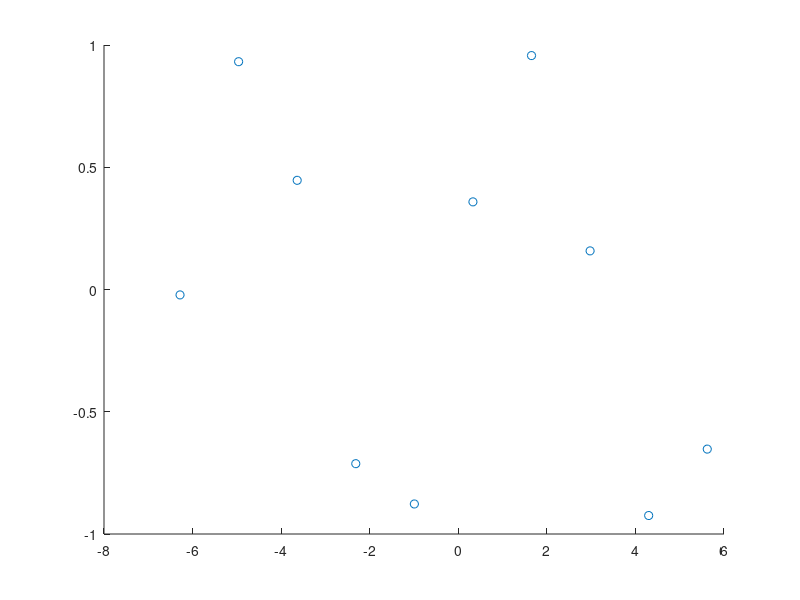

Write the MATLAB code that produced this figure. (Note: this script raises an error after producing the figure.)
X1 = [-6.28318531 -4.96040945 -3.6376336   -2.31485774 -0.99208189  0.33069396   1.65346982   2.97624567  4.29902153   5.62179738];
Y1 = [-0.02212373  0.93174316  0.44657927  -0.71237743 -0.87719887  0.35844402   0.95673157   0.15797694 -0.92443154  -0.65275084];
X2 = [-5.         -4.79591837 -4.59183673 -4.3877551  -4.18367347 -3.97959184  -3.7755102  -3.57142857 -3.36734694 -3.16326531 -2.95918367 -2.75510204  -2.55102041 -2.34693878 -2.14285714 -1.93877551 -1.73469388 -1.53061224  -1.32653061 -1.12244898 -0.91836735 -0.71428571 -0.51020408 -0.30612245  -0.10204082  0.10204082  0.30612245  0.51020408  0.71428571  0.91836735   1.12244898  1.32653061  1.53061224  1.73469388  1.93877551  2.14285714   2.34693878  2.55102041  2.75510204  2.95918367  3.16326531  3.36734694   3.57142857  3.7755102   3.97959184  4.18367347  4.3877551   4.59183673   4.79591837  5.        ];
Y2 = [ 1.51657986e+01  1.18834486e+01  1.14908377e+01  9.69999012e+00   8.83752995e+00  8.53654378e+00  7.26220222e+00  6.24526603e+00   6.14466521e+00  2.20438691e+00  3.02257790e+00  2.55301601e+00   1.20314417e+00  2.81993279e+00 -7.95772374e-02  5.17986596e-01  -2.02214422e+00 -1.88483645e+00 -6.00919079e-01 -1.89204707e-01   1.69449681e-02  3.91334228e-01 -1.73970249e+00 -3.19757434e-01  -6.00188224e-01  2.31330343e-01  5.82638717e-01  4.22184971e+00   3.59292410e-01  4.59202652e+00  4.71769806e+00  5.21676309e+00   6.70631069e+00  6.62448237e+00  7.35495405e+00  9.65171985e+00   9.61038903e+00  1.22648215e+01  1.29301284e+01  1.33289427e+01   1.76286428e+01  1.76382160e+01  2.07450785e+01  2.18295969e+01   2.30767522e+01  2.64519126e+01  2.74412541e+01  2.89516763e+01   3.31531920e+01  3.70987315e+01];
X3 = [-2, 0, 1];
Y3 = [-27, -1, 0];

% 1-1
% Display scatterplots of the data in two figures
fig1 = figure();
scatter(X1, Y1)
%fig2 = figure();
%scatter(X2, Y2)
%fig3 = figure();
%scatter(X3, Y3)

% 1-2
% For dataset 1 (X1, Y1), the Trig basis function seems appropriate
% since the distribution of data seems to follow a repeating / sinusodal
% pattern.

% For dataset 2 (X2, Y2), the Polynomial basis function is appropriate since
% the distribution of data seems to follow more of a polynomial function
% (parabola) and is not showing patterns of repetition.

% 1-3
% For dataset 1, we should use approximation since the scatterplot shows
% that the data is much more subject to errors (data has no clear
% trend/pattern) and interpolation would follow these errors closely
% (overfitting)

% For dataset 2, we can use either approximation or interpolation, although
% interpolation may make more sense since the data seems to evenly
% distributed and interpolation should result in a smooth plot that isn't
% subject to overfitting.

% Interpolation
interpolation_coefficient_vector_X1 = func_fit(X1, Y1, "interpolate", "trig", 0);
%interpolation_evaluation_X1 = polyval(flip(interpolation_coefficient_vector_X1)', X1);

%interpolation_coefficient_vector_X2 = func_fit(X2, Y2, "interpolate", "poly", 0);
% Make sure that it is in row form
%interpolation_coefficient_vector_X2 = interpolation_coefficient_vector_X2';

%interpolation_coefficient_vector_X3 = func_fit(X3, Y3, "interpolate", "poly", 0);
%interpolation_evaluation_X3 = polyval(flip(interpolation_coefficient_vector_X3)', X3);

% Approximation
approximation_coefficient_vector_X1 = func_fit(X1, Y1, "approximate", "trig", 3);
disp(interpolation_coefficient_vector_X1)
%figure(fig1)
%hold on
%scatter(X1, Y1, "blue")
%plot_trig(interpolation_coefficient_vector_X1, linspace(-10, 10, 100), [-1, 1], "red")
%hold off
%approximation_evaluation_X1 = polyval(flip(approximation_coefficient_vector_X1)', X1);

%approximation_coefficient_vector_X2 = func_fit(X2, Y2, "approximate", "poly", 30);
figure(fig1)
hold on
scatter(X1, Y1, "blue")
plot_trig(approximation_coefficient_vector_X1, linspace(-10, 10, 100), [-1, 1], "green")
plot_trig(interpolation_coefficient_vector_X1, linspace(-10, 10, 100), [-1, 1], "red")
hold off
%approximation_evaluation_X2 = polyval(flip(approximation_coefficient_vector_X2)', X2);

approximation_coefficient_vector_X3 = func_fit(X3, Y3, "approximate", "poly", 2);
approximation_evaluation_X3 = polyval(flip(approximation_coefficient_vector_X3)', X3);

% Re-plot the figures with the lines over top.
% Green = approximation
% Red = interpolation
figure(fig1);
hold on
scatter(X1, Y1, "blue")
plot(X1, interpolation_evaluation_X1, "red")
plot(X1, approximation_evaluation_X1, "green")
hold off

figure(fig2);
hold on
scatter(X2, Y2, "blue")
plot_monomial(interpolation_coefficient_vector_X2, linspace(-5, 5, 100), [-5, 40])
plot_monomial(approximation_coefficient_vector_X2, linspace(-5, 5, 100), [-5, 40])
plot(X2, approximation_evaluation_X2, "green")
hold off

figure(fig3);
hold on
scatter(X3, Y3, "blue")
plot(X3, interpolation_evaluation_X3, "red")
plot(X3, approximation_evaluation_X3, "green")
hold off